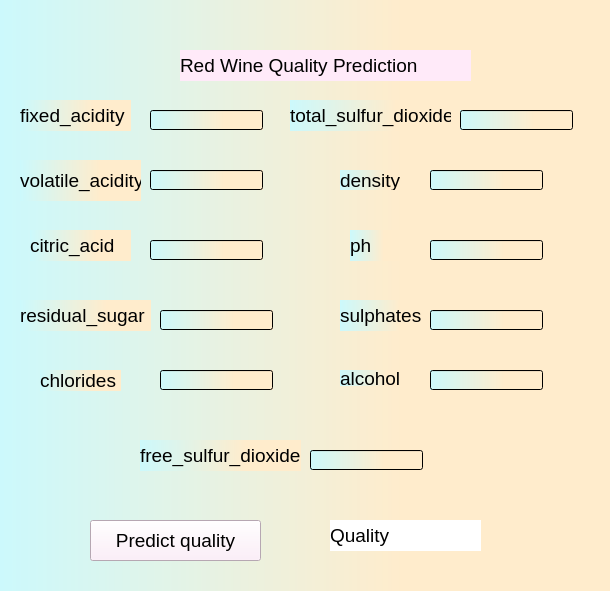
<?xml version="1.0" encoding="UTF-8"?>
<ui version="4.0">
 <class>Form</class>
 <widget class="QWidget" name="Form">
  <property name="geometry">
   <rect>
    <x>0</x>
    <y>0</y>
    <width>610</width>
    <height>591</height>
   </rect>
  </property>
  <property name="font">
   <font>
    <family>Papyrus</family>
   </font>
  </property>
  <property name="windowTitle">
   <string>Form</string>
  </property>
  <property name="styleSheet">
   <string notr="true">background-color:qlineargradient(spread:repeat, x1:0, y1:0, x2:1, y2:0, stop:0 rgba(204, 249, 252, 255), stop:0.661017 rgba(255, 236, 204, 255))</string>
  </property>
  <widget class="QLabel" name="label">
   <property name="geometry">
    <rect>
     <x>20</x>
     <y>100</y>
     <width>111</width>
     <height>31</height>
    </rect>
   </property>
   <property name="font">
    <font>
     <pointsize>14</pointsize>
    </font>
   </property>
   <property name="text">
    <string>fixed_acidity</string>
   </property>
  </widget>
  <widget class="QLabel" name="label_2">
   <property name="geometry">
    <rect>
     <x>20</x>
     <y>160</y>
     <width>121</width>
     <height>41</height>
    </rect>
   </property>
   <property name="font">
    <font>
     <pointsize>14</pointsize>
    </font>
   </property>
   <property name="text">
    <string>volatile_acidity</string>
   </property>
  </widget>
  <widget class="QLabel" name="label_3">
   <property name="geometry">
    <rect>
     <x>30</x>
     <y>230</y>
     <width>101</width>
     <height>31</height>
    </rect>
   </property>
   <property name="font">
    <font>
     <pointsize>14</pointsize>
    </font>
   </property>
   <property name="text">
    <string>citric_acid</string>
   </property>
  </widget>
  <widget class="QLabel" name="label_4">
   <property name="geometry">
    <rect>
     <x>20</x>
     <y>300</y>
     <width>131</width>
     <height>31</height>
    </rect>
   </property>
   <property name="font">
    <font>
     <pointsize>14</pointsize>
    </font>
   </property>
   <property name="text">
    <string>residual_sugar</string>
   </property>
  </widget>
  <widget class="QLabel" name="label_5">
   <property name="geometry">
    <rect>
     <x>40</x>
     <y>370</y>
     <width>81</width>
     <height>21</height>
    </rect>
   </property>
   <property name="font">
    <font>
     <pointsize>14</pointsize>
    </font>
   </property>
   <property name="text">
    <string>chlorides</string>
   </property>
  </widget>
  <widget class="QLabel" name="label_6">
   <property name="geometry">
    <rect>
     <x>140</x>
     <y>440</y>
     <width>161</width>
     <height>31</height>
    </rect>
   </property>
   <property name="font">
    <font>
     <pointsize>14</pointsize>
    </font>
   </property>
   <property name="text">
    <string>free_sulfur_dioxide</string>
   </property>
  </widget>
  <widget class="QLabel" name="label_7">
   <property name="geometry">
    <rect>
     <x>290</x>
     <y>100</y>
     <width>161</width>
     <height>31</height>
    </rect>
   </property>
   <property name="font">
    <font>
     <pointsize>14</pointsize>
    </font>
   </property>
   <property name="text">
    <string>total_sulfur_dioxide</string>
   </property>
  </widget>
  <widget class="QLabel" name="label_8">
   <property name="geometry">
    <rect>
     <x>340</x>
     <y>170</y>
     <width>71</width>
     <height>20</height>
    </rect>
   </property>
   <property name="font">
    <font>
     <pointsize>14</pointsize>
    </font>
   </property>
   <property name="text">
    <string>density</string>
   </property>
  </widget>
  <widget class="QLabel" name="label_9">
   <property name="geometry">
    <rect>
     <x>350</x>
     <y>230</y>
     <width>51</width>
     <height>31</height>
    </rect>
   </property>
   <property name="font">
    <font>
     <pointsize>14</pointsize>
    </font>
   </property>
   <property name="text">
    <string>ph</string>
   </property>
  </widget>
  <widget class="QLabel" name="label_10">
   <property name="geometry">
    <rect>
     <x>340</x>
     <y>300</y>
     <width>91</width>
     <height>31</height>
    </rect>
   </property>
   <property name="font">
    <font>
     <pointsize>14</pointsize>
    </font>
   </property>
   <property name="text">
    <string>sulphates</string>
   </property>
  </widget>
  <widget class="QLabel" name="label_11">
   <property name="geometry">
    <rect>
     <x>340</x>
     <y>370</y>
     <width>71</width>
     <height>16</height>
    </rect>
   </property>
   <property name="font">
    <font>
     <pointsize>14</pointsize>
    </font>
   </property>
   <property name="text">
    <string>alcohol</string>
   </property>
  </widget>
  <widget class="QLabel" name="label_12">
   <property name="geometry">
    <rect>
     <x>330</x>
     <y>520</y>
     <width>151</width>
     <height>31</height>
    </rect>
   </property>
   <property name="font">
    <font>
     <pointsize>14</pointsize>
    </font>
   </property>
   <property name="styleSheet">
    <string notr="true">background-color:white</string>
   </property>
   <property name="text">
    <string>Quality</string>
   </property>
  </widget>
  <widget class="QLineEdit" name="fixed_acidity">
   <property name="geometry">
    <rect>
     <x>150</x>
     <y>110</y>
     <width>113</width>
     <height>20</height>
    </rect>
   </property>
   <property name="font">
    <font>
     <pointsize>14</pointsize>
    </font>
   </property>
  </widget>
  <widget class="QLineEdit" name="volatile_acidity">
   <property name="geometry">
    <rect>
     <x>150</x>
     <y>170</y>
     <width>113</width>
     <height>20</height>
    </rect>
   </property>
   <property name="font">
    <font>
     <pointsize>14</pointsize>
    </font>
   </property>
  </widget>
  <widget class="QLineEdit" name="citric_acid">
   <property name="geometry">
    <rect>
     <x>150</x>
     <y>240</y>
     <width>113</width>
     <height>20</height>
    </rect>
   </property>
   <property name="font">
    <font>
     <pointsize>14</pointsize>
    </font>
   </property>
  </widget>
  <widget class="QLineEdit" name="residual_sugar">
   <property name="geometry">
    <rect>
     <x>160</x>
     <y>310</y>
     <width>113</width>
     <height>20</height>
    </rect>
   </property>
   <property name="font">
    <font>
     <pointsize>14</pointsize>
    </font>
   </property>
  </widget>
  <widget class="QLineEdit" name="chlorides">
   <property name="geometry">
    <rect>
     <x>160</x>
     <y>370</y>
     <width>113</width>
     <height>20</height>
    </rect>
   </property>
   <property name="font">
    <font>
     <pointsize>14</pointsize>
    </font>
   </property>
  </widget>
  <widget class="QLineEdit" name="free_sulfur_dioxide">
   <property name="geometry">
    <rect>
     <x>310</x>
     <y>450</y>
     <width>113</width>
     <height>20</height>
    </rect>
   </property>
   <property name="font">
    <font>
     <pointsize>14</pointsize>
    </font>
   </property>
  </widget>
  <widget class="QLineEdit" name="total_sulfur_dioxide">
   <property name="geometry">
    <rect>
     <x>460</x>
     <y>110</y>
     <width>113</width>
     <height>20</height>
    </rect>
   </property>
   <property name="font">
    <font>
     <pointsize>14</pointsize>
    </font>
   </property>
  </widget>
  <widget class="QLineEdit" name="density">
   <property name="geometry">
    <rect>
     <x>430</x>
     <y>170</y>
     <width>113</width>
     <height>20</height>
    </rect>
   </property>
   <property name="font">
    <font>
     <pointsize>14</pointsize>
    </font>
   </property>
  </widget>
  <widget class="QLineEdit" name="ph">
   <property name="geometry">
    <rect>
     <x>430</x>
     <y>240</y>
     <width>113</width>
     <height>20</height>
    </rect>
   </property>
   <property name="font">
    <font>
     <pointsize>14</pointsize>
    </font>
   </property>
  </widget>
  <widget class="QLineEdit" name="sulphates">
   <property name="geometry">
    <rect>
     <x>430</x>
     <y>310</y>
     <width>113</width>
     <height>20</height>
    </rect>
   </property>
   <property name="font">
    <font>
     <pointsize>14</pointsize>
    </font>
   </property>
  </widget>
  <widget class="QLineEdit" name="alcohol">
   <property name="geometry">
    <rect>
     <x>430</x>
     <y>370</y>
     <width>113</width>
     <height>20</height>
    </rect>
   </property>
   <property name="font">
    <font>
     <pointsize>14</pointsize>
    </font>
   </property>
  </widget>
  <widget class="QLabel" name="label_13">
   <property name="geometry">
    <rect>
     <x>180</x>
     <y>50</y>
     <width>291</width>
     <height>31</height>
    </rect>
   </property>
   <property name="font">
    <font>
     <pointsize>14</pointsize>
    </font>
   </property>
   <property name="styleSheet">
    <string notr="true">background-color:rgb(255, 234, 249)</string>
   </property>
   <property name="text">
    <string>Red Wine Quality Prediction</string>
   </property>
  </widget>
  <widget class="QPushButton" name="pushButton">
   <property name="geometry">
    <rect>
     <x>90</x>
     <y>520</y>
     <width>171</width>
     <height>41</height>
    </rect>
   </property>
   <property name="font">
    <font>
     <pointsize>14</pointsize>
    </font>
   </property>
   <property name="styleSheet">
    <string notr="true">background-color:rgb(255, 234, 249)</string>
   </property>
   <property name="text">
    <string>Predict quality</string>
   </property>
  </widget>
 </widget>
 <resources/>
 <connections/>
</ui>
